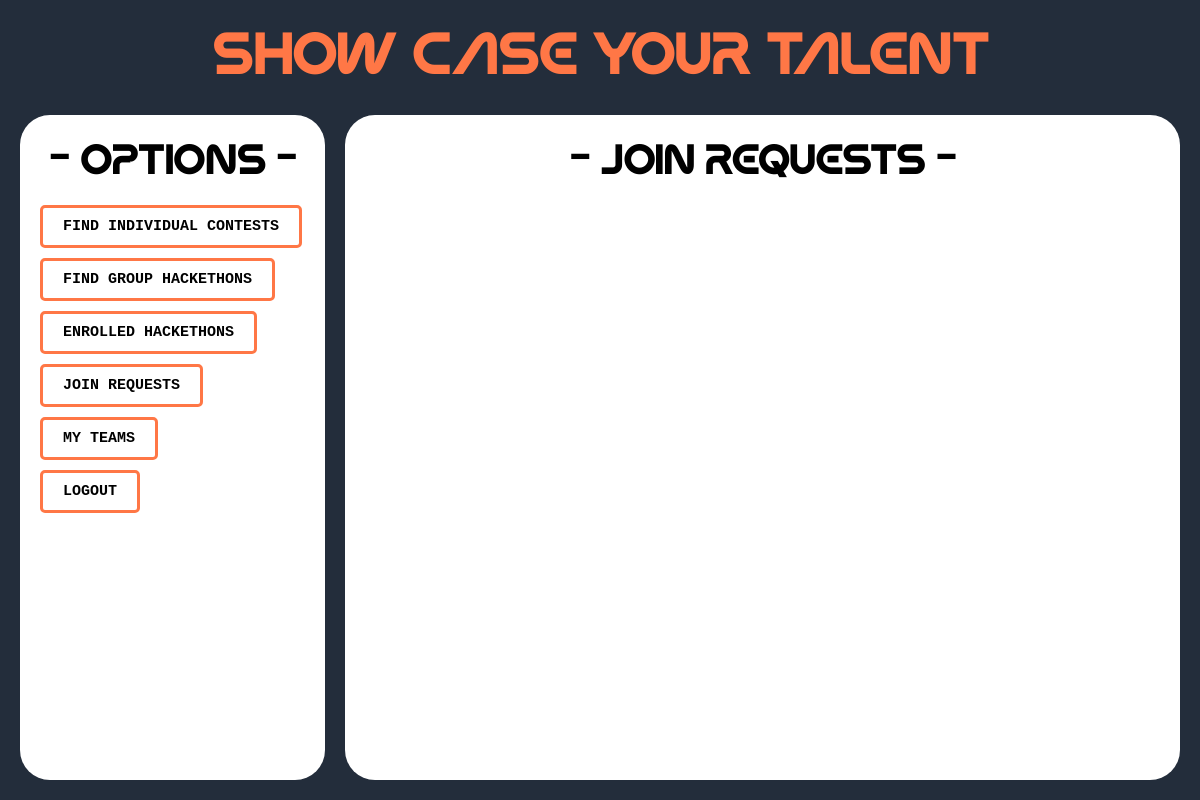
The app's page /competitor/join-requests/ (signed in), older data.
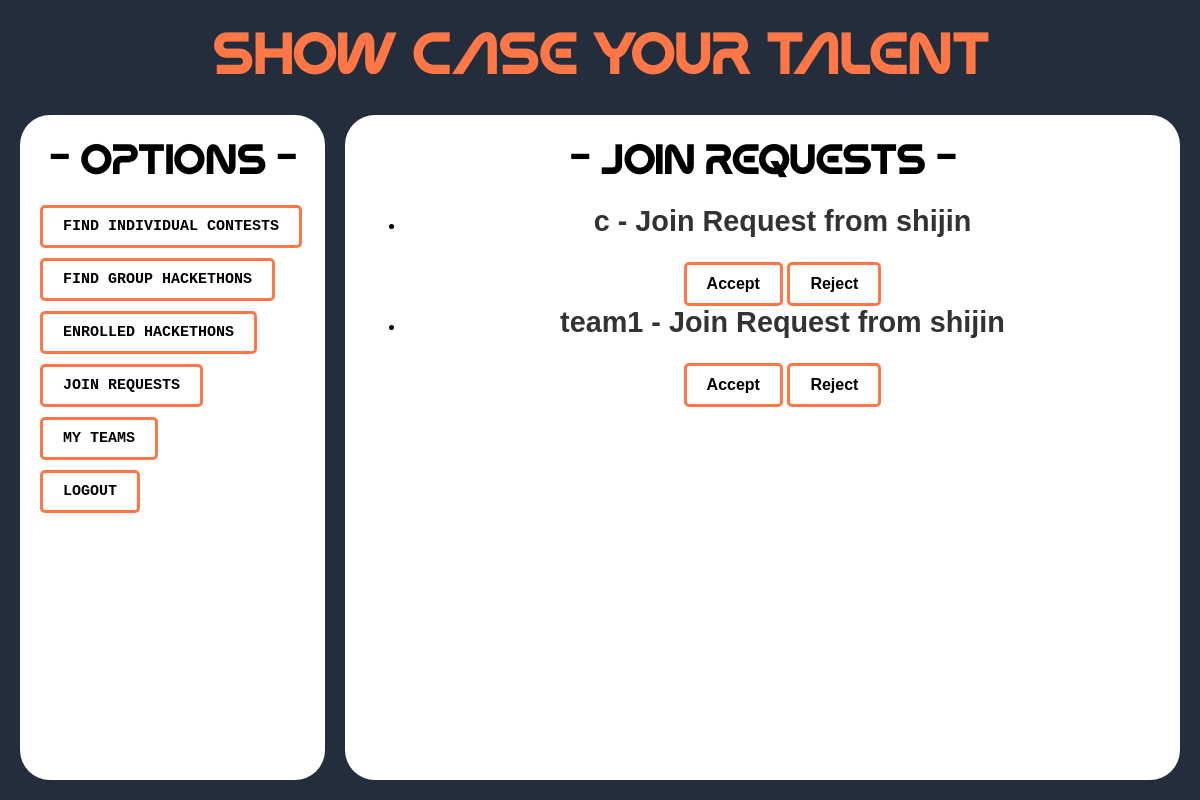
The same page, newer data.
### competitor/models.py (models this page shows, shortened)
class JoinRequest(models.Model):
    PENDING = 'pending'
    ACCEPTED = 'accepted'
    DECLINED = 'declined'
    STATUS_CHOICES = [
        (PENDING, 'Pending'),
        (ACCEPTED, 'Accepted'),
        (DECLINED, 'Declined'),
    ]
    team = models.ForeignKey(Team, on_delete=models.CASCADE, related_name='join_requests')
    user = models.ForeignKey(User, on_delete=models.CASCADE, related_name='join_requests')
    status = models.CharField(max_length=10, choices=STATUS_CHOICES, default=PENDING)
    created_at = models.DateTimeField(auto_now_add=True)

class Team(models.Model):
    name = models.CharField(max_length=255, unique=True)
    team_admin = models.ForeignKey(
        User,
        on_delete=models.CASCADE,
        related_name='admin_teams'
    )  # The user who created the team (must be a competitor)
    members = models.ManyToManyField(
        User,
        related_name='team_members',
        blank=True
    )
    created_at = models.DateTimeField(auto_now_add=True)  # Timestamp of creation

### accounts/models.py (models this page shows)
class CustomUser(AbstractUser):
    USER_TYPES = [
        ('host', 'Hackathon Host'),
        ('competitor', 'Competitor'),
    ]
    user_type = models.CharField(max_length=10, choices=USER_TYPES, default='competitor')

### competitor/views.py (the view)
# urls.py: path('join-requests/', views.view_join_requests, name='view_join_requests'),
@login_required
def view_join_requests(request):
    pending_requests = JoinRequest.objects.filter(user=request.user, status='pending')
    return render(request, 'competitor/view_join_requests.html', {'pending_requests': pending_requests})

### templates/competitor/view_join_requests.html
{% extends "competitor/competitor_dashboard.html" %}
{% block right_div %}
    <h1 style="color:black;text-align: center;">- Join Requests -</h1>
    <div style="text-align: center; margin-top: 16px;width:100%;">
        {% if pending_requests %}
            <ul>
                {% for request in pending_requests %}
                    <li>
                        <h2><strong>{{ request.team.name }}</strong> - Join Request from {{ request.user.username }}</h2>
                        <a href="{% url 'competitor:accept_join_request' request.id %}" class="btn-link">Accept</a>
                        <a href="{% url 'competitor:reject_join_request' request.id %}" class="btn-link">Reject</a>
                    </li>
                {% endfor %}
            </ul>
        {% else %}
            <p>No pending join requests.</p>
        {% endif %}
    </div>
{% endblock %}

### templates/competitor/competitor_dashboard.html (shortened to what this page needs)
{% load static %}
<!DOCTYPE html>
<html lang="en">
<head>
</head>
<body>
    <h1 class="heading">Show case your talent</h1>
    <div class="lower-section">
        <div class="menu">
            <h1 style="color:black;text-align: center;">- options -</h1>
            <ul>
                <li><a href="#" class="btn-link">FIND INDIVIDUAL CONTESTS</a></li>
                <li><a href="#" class="btn-link">FIND GROUP HACKETHONS </a></li>
                <li><a href="#" class="btn-link">ENROLLED HACKETHONS</a></li>
                <li><a href="{% url 'competitor:view_join_requests' %}" class="btn-link">JOIN REQUESTS</a></li>
                <li><a href="{% url "competitor:my_teams" %}" class="btn-link">MY TEAMS</a></li>
                <li><a href="{% url "competitor:logout" %}" class="btn-link">LOGOUT</a></li>
            </ul>
        </div>
        <div class="content">
        {% block right_div %}{% endblock right_div %}
        </div>
    </div>
</body>
</html>

Row changes from the older to the newer data that the page shows:
added JoinRequest: team.name "c", user.username "shijin"
added JoinRequest: team.name "team1", user.username "shijin"
